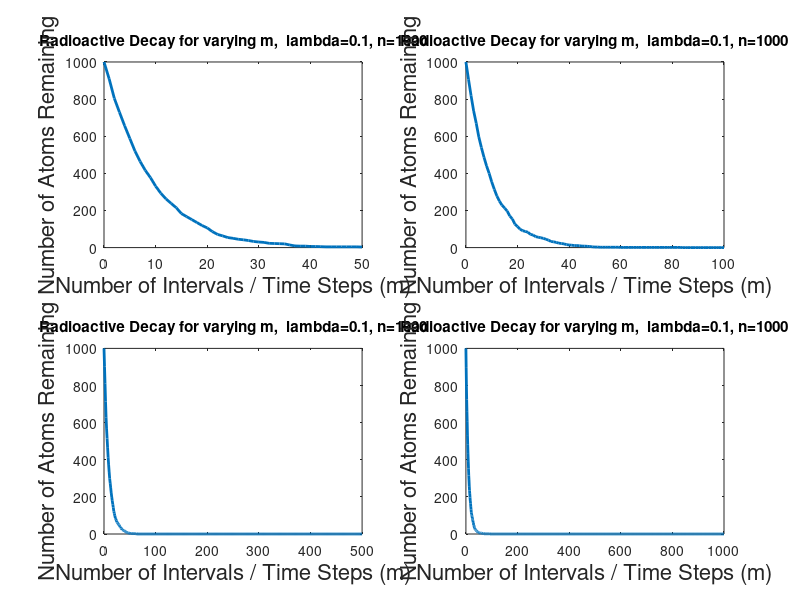

This figure's MATLAB source:
% Author - Rajdeep Pinge
% Date - 8th March, 2017

% Programme to simulate radioactive decay using monte carlo method - a
% nondeterministic process.

clear;
close all;

lambda = 0.1;  % probability of any atom decaying over a time interval ?t.

m_arr = [50 100 500 1000];         % array of different intervals of time

n = 1000;        % number of atoms

for j = 1:numel(m_arr)
    m = m_arr(j);
    
    decay_state = ones(n, 1);      % 1: not decayed, 0: decayed

    numAtoms = ones(m+1, 1)*n;

    for k = 1:m
        unirnd_arr = rand(n, 1);

        for i = 1:n
            if decay_state(i) ~= 0
                if unirnd_arr(i) < lambda
                    decay_state(i) = 0;
                end
            end
        end

        numAtoms(k+1) = sum(decay_state);
    end

    hold on
    subplot(2,2,j), plot(0:m, numAtoms, 'LineWidth', 2)
    title(['Radioactive Decay for varying m,  lambda=' num2str(lambda) ', n=' num2str(n)])
    xlabel('Number of Intervals / Time Steps (m)', 'FontSize', 16)
    ylabel('Number of Atoms Remaining', 'FontSize', 16)

end
